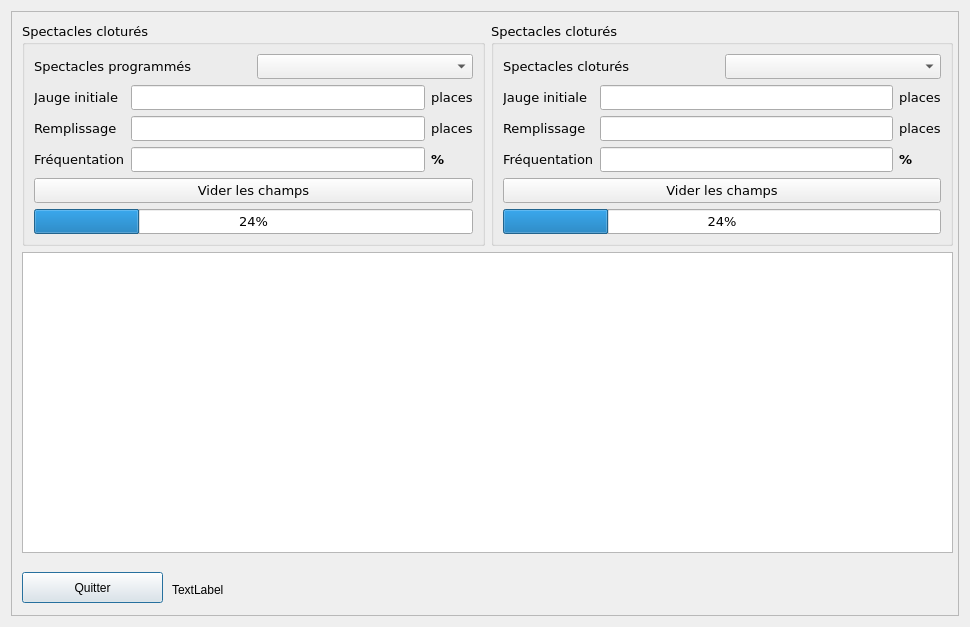
<?xml version="1.0" encoding="UTF-8"?>
<ui version="4.0">
 <class>Frequentation</class>
 <widget class="QDialog" name="Frequentation">
  <property name="geometry">
   <rect>
    <x>0</x>
    <y>0</y>
    <width>970</width>
    <height>627</height>
   </rect>
  </property>
  <property name="windowTitle">
   <string>Dialog</string>
  </property>
  <layout class="QGridLayout" name="gridLayout">
   <item row="0" column="0">
    <widget class="QScrollArea" name="scrollArea">
     <property name="widgetResizable">
      <bool>true</bool>
     </property>
     <widget class="QWidget" name="scrollAreaWidgetContents">
      <property name="geometry">
       <rect>
        <x>0</x>
        <y>0</y>
        <width>950</width>
        <height>607</height>
       </rect>
      </property>
      <widget class="QLabel" name="cLabelAlerte">
       <property name="geometry">
        <rect>
         <x>160</x>
         <y>570</y>
         <width>531</width>
         <height>16</height>
        </rect>
       </property>
       <property name="text">
        <string>TextLabel</string>
       </property>
      </widget>
      <widget class="QPushButton" name="cltBtnQuitter">
       <property name="geometry">
        <rect>
         <x>10</x>
         <y>560</y>
         <width>141</width>
         <height>31</height>
        </rect>
       </property>
       <property name="text">
        <string>Quitter</string>
       </property>
      </widget>
      <widget class="QWidget" name="layoutWidget">
       <property name="geometry">
        <rect>
         <x>10</x>
         <y>10</y>
         <width>931</width>
         <height>531</height>
        </rect>
       </property>
       <layout class="QVBoxLayout" name="verticalLayout_3">
        <item>
         <layout class="QHBoxLayout" name="horizontalLayout_3">
          <item>
           <widget class="QGroupBox" name="groupBox_2">
            <property name="font">
             <font>
              <family>Verdana</family>
              <pointsize>10</pointsize>
              <weight>50</weight>
              <bold>false</bold>
             </font>
            </property>
            <property name="title">
             <string>Spectacles cloturés</string>
            </property>
            <layout class="QVBoxLayout" name="verticalLayout_2">
             <item>
              <layout class="QHBoxLayout" name="horizontalLayout_2">
               <item>
                <widget class="QLabel" name="fLabelSpectacleSaison_9">
                 <property name="text">
                  <string>Spectacles programmés</string>
                 </property>
                </widget>
               </item>
               <item>
                <widget class="QComboBox" name="fCBoxSpectacleProgramme"/>
               </item>
              </layout>
             </item>
             <item>
              <layout class="QGridLayout" name="gridLayout_3">
               <item row="0" column="1">
                <widget class="QLineEdit" name="fTxtJaugeInitiale_2">
                 <property name="placeholderText">
                  <string/>
                 </property>
                </widget>
               </item>
               <item row="1" column="0">
                <widget class="QLabel" name="fLabelSpectacleSaison_10">
                 <property name="text">
                  <string>Remplissage</string>
                 </property>
                </widget>
               </item>
               <item row="1" column="1">
                <widget class="QLineEdit" name="fTxtRemplissage_2">
                 <property name="placeholderText">
                  <string/>
                 </property>
                </widget>
               </item>
               <item row="2" column="0">
                <widget class="QLabel" name="fLabelSpectacleSaison_11">
                 <property name="text">
                  <string>Fréquentation</string>
                 </property>
                </widget>
               </item>
               <item row="2" column="1">
                <widget class="QLineEdit" name="fTxtFrequentation_2">
                 <property name="placeholderText">
                  <string/>
                 </property>
                </widget>
               </item>
               <item row="0" column="0">
                <widget class="QLabel" name="fLabelSpectacleSaison_12">
                 <property name="text">
                  <string>Jauge initiale</string>
                 </property>
                </widget>
               </item>
               <item row="0" column="2">
                <widget class="QLabel" name="fLabelSpectacleSaison_13">
                 <property name="text">
                  <string>places</string>
                 </property>
                </widget>
               </item>
               <item row="1" column="2">
                <widget class="QLabel" name="fLabelSpectacleSaison_14">
                 <property name="text">
                  <string>places</string>
                 </property>
                </widget>
               </item>
               <item row="2" column="2">
                <widget class="QLabel" name="fLabelSpectacleSaison_15">
                 <property name="font">
                  <font>
                   <weight>75</weight>
                   <bold>true</bold>
                  </font>
                 </property>
                 <property name="text">
                  <string>%</string>
                 </property>
                </widget>
               </item>
              </layout>
             </item>
             <item>
              <widget class="QPushButton" name="cltBtnViderChamps_2">
               <property name="text">
                <string>Vider les champs</string>
               </property>
              </widget>
             </item>
             <item>
              <widget class="QProgressBar" name="progressBar_2">
               <property name="value">
                <number>24</number>
               </property>
              </widget>
             </item>
            </layout>
           </widget>
          </item>
          <item>
           <widget class="QGroupBox" name="groupBox">
            <property name="font">
             <font>
              <family>Verdana</family>
              <pointsize>10</pointsize>
              <weight>50</weight>
              <bold>false</bold>
             </font>
            </property>
            <property name="title">
             <string>Spectacles cloturés</string>
            </property>
            <layout class="QVBoxLayout" name="verticalLayout">
             <item>
              <layout class="QHBoxLayout" name="horizontalLayout">
               <item>
                <widget class="QLabel" name="fLabelSpectacleSaison_2">
                 <property name="text">
                  <string>Spectacles cloturés</string>
                 </property>
                </widget>
               </item>
               <item>
                <widget class="QComboBox" name="fCBoxSpectaclecloture"/>
               </item>
              </layout>
             </item>
             <item>
              <layout class="QGridLayout" name="gridLayout_2">
               <item row="0" column="1">
                <widget class="QLineEdit" name="fTxtJaugeInitiale">
                 <property name="placeholderText">
                  <string/>
                 </property>
                </widget>
               </item>
               <item row="1" column="0">
                <widget class="QLabel" name="fLabelSpectacleSaison_4">
                 <property name="text">
                  <string>Remplissage</string>
                 </property>
                </widget>
               </item>
               <item row="1" column="1">
                <widget class="QLineEdit" name="fTxtRemplissage">
                 <property name="placeholderText">
                  <string/>
                 </property>
                </widget>
               </item>
               <item row="2" column="0">
                <widget class="QLabel" name="fLabelSpectacleSaison_5">
                 <property name="text">
                  <string>Fréquentation</string>
                 </property>
                </widget>
               </item>
               <item row="2" column="1">
                <widget class="QLineEdit" name="fTxtFrequentation">
                 <property name="placeholderText">
                  <string/>
                 </property>
                </widget>
               </item>
               <item row="0" column="0">
                <widget class="QLabel" name="fLabelSpectacleSaison_3">
                 <property name="text">
                  <string>Jauge initiale</string>
                 </property>
                </widget>
               </item>
               <item row="0" column="2">
                <widget class="QLabel" name="fLabelSpectacleSaison_6">
                 <property name="text">
                  <string>places</string>
                 </property>
                </widget>
               </item>
               <item row="1" column="2">
                <widget class="QLabel" name="fLabelSpectacleSaison_7">
                 <property name="text">
                  <string>places</string>
                 </property>
                </widget>
               </item>
               <item row="2" column="2">
                <widget class="QLabel" name="fLabelSpectacleSaison_8">
                 <property name="font">
                  <font>
                   <weight>75</weight>
                   <bold>true</bold>
                  </font>
                 </property>
                 <property name="text">
                  <string>%</string>
                 </property>
                </widget>
               </item>
              </layout>
             </item>
             <item>
              <widget class="QPushButton" name="cltBtnViderChamps">
               <property name="text">
                <string>Vider les champs</string>
               </property>
              </widget>
             </item>
             <item>
              <widget class="QProgressBar" name="progressBar">
               <property name="value">
                <number>24</number>
               </property>
              </widget>
             </item>
            </layout>
           </widget>
          </item>
         </layout>
        </item>
        <item>
         <widget class="QTableView" name="fTabV"/>
        </item>
       </layout>
      </widget>
     </widget>
    </widget>
   </item>
  </layout>
 </widget>
 <resources/>
 <connections/>
</ui>
